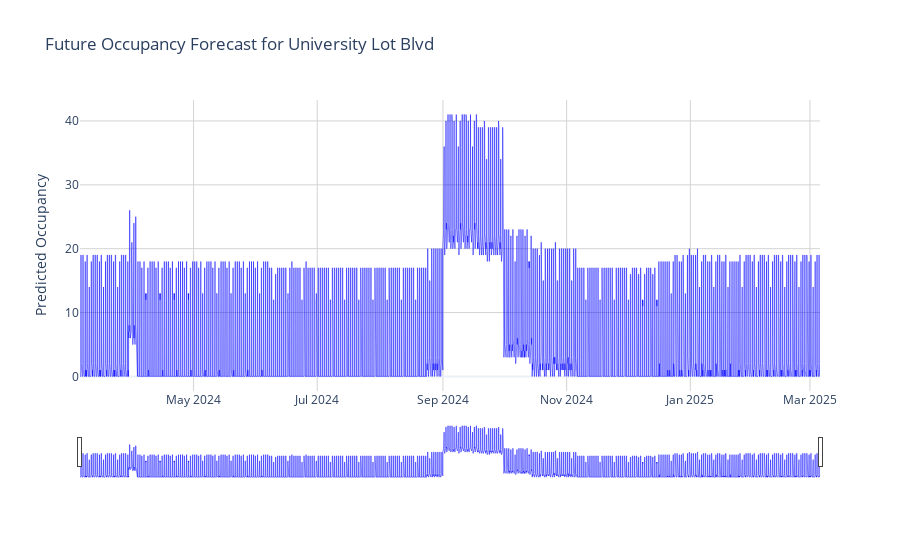

Notebook cell for this chart:
### Code cell
# Create a new figure
fig = go.Figure()

fig.add_trace(go.Scatter(x=future_with_features.index, y=future_with_features['Occupancy'],
                         name='Predicted Parking',
                         line=dict(color='blue', width=0.5),
                         hovertemplate='<b>Date</b>: %{x|%m-%d-%Y}<br>' +
                                       '<b>Patients</b>: %{y}<br>' +
                                       '<b>Day of Week</b>: %{x| %A}<extra></extra>'))

title = f'Future Occupancy Forecast for {parking_lot_to_predict}'

fig.update_layout(
    title=title,
    xaxis=dict(
        rangeslider=dict(visible=True),
        type='date'
    ),
    yaxis_title='Predicted Occupancy',
    template='plotly_white'
)

fig.update_xaxes(showgrid=True, gridwidth=1, gridcolor='lightgrey')
fig.update_yaxes(showgrid=True, gridwidth=1, gridcolor='lightgrey')

fig.show()

### Figure 1 — Plotly figure (JSON) as saved in the notebook; plotly's stock layout.template omitted (floating-point values rounded to 4 significant figures; data arrays with more than 128 entries replaced by an {"elided": "..."} marker saying what was removed)
{"data": [{"hovertemplate": "<b>Date</b>: %{x|%m-%d-%Y}<br><b>Patients</b>: %{y}<br><b>Day of Week</b>: %{x| %A}<extra></extra>", "line": {"color": "blue", "width": 0.5}, "name": "Predicted Parking", "type": "scatter", "x": {"elided": "8760 str values"}, "y": {"elided": "8760 int values"}}], "layout": {"title": {"text": "Future Occupancy Forecast for University Lot Blvd"}, "xaxis": {"gridcolor": "lightgrey", "gridwidth": 1, "rangeslider": {"visible": true}, "showgrid": true, "type": "date"}, "yaxis": {"gridcolor": "lightgrey", "gridwidth": 1, "showgrid": true, "title": {"text": "Predicted Occupancy"}}}}
